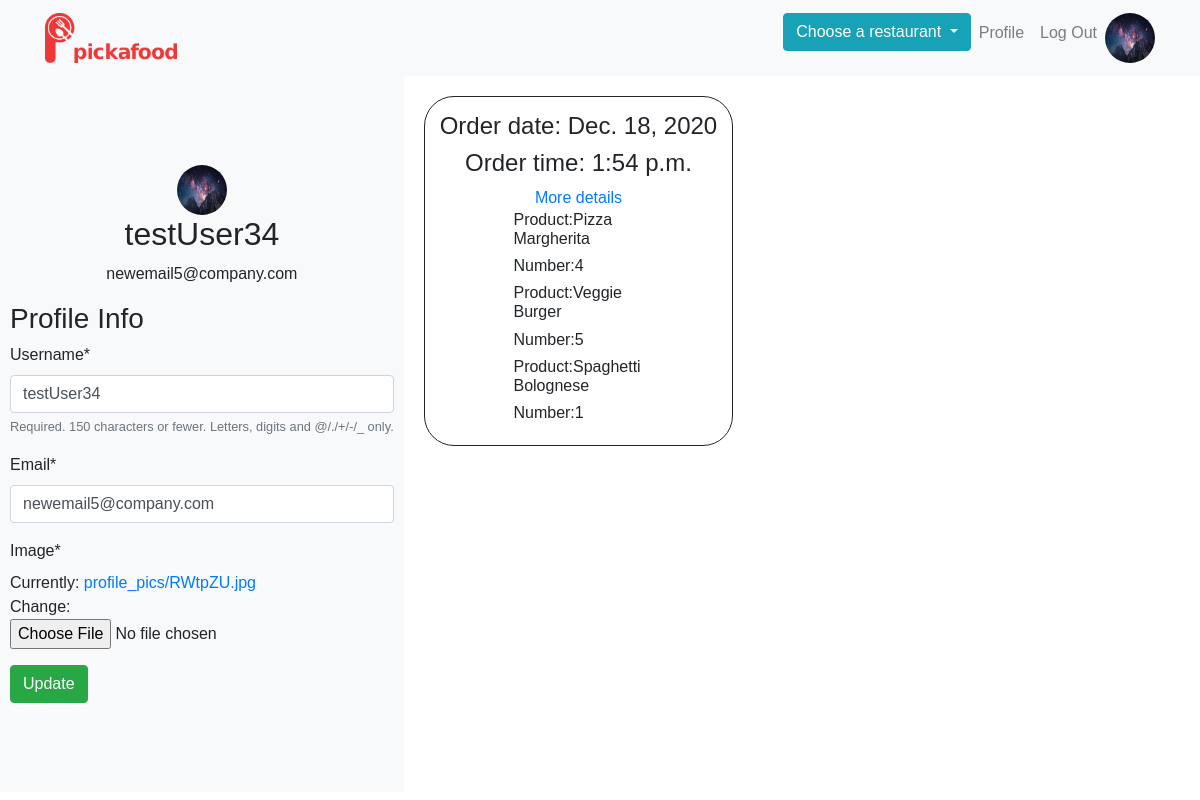
Page /profile/ (signed in) on the earlier database version.
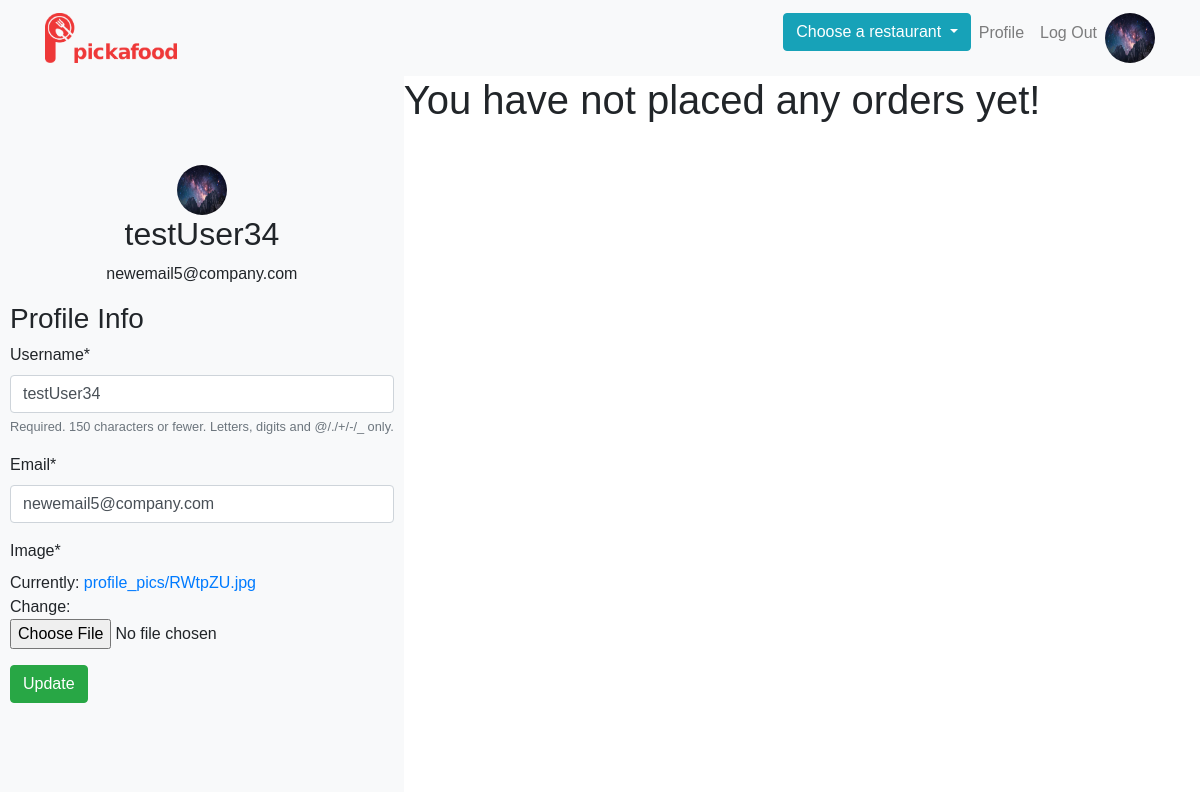
Same page on the later database version.
### app/models.py (models this page shows, shortened)
class Order(models.Model):
    date = models.DateField()
    time = models.TimeField()
    number_of_people = models.IntegerField()
    name = models.CharField(max_length=150)
    telephone_number = models.CharField(validators=[phone_regex],
                                        max_length=17,
                                        blank=True)
    email = models.EmailField()
    order_restaurant = models.ForeignKey(Restaurant, on_delete=models.DO_NOTHING)
    order_profile = models.ForeignKey(Profile, on_delete=models.DO_NOTHING)

class OrderItem(models.Model):
    name = models.ForeignKey(MenuItem, on_delete=models.DO_NOTHING)
    user_order = models.ForeignKey(Order, on_delete=models.DO_NOTHING)
    number_ordered = models.IntegerField()

class MenuItem(models.Model):
    name = models.CharField(max_length=255)
    description = models.TextField()
    category = models.ForeignKey(Category, on_delete=models.DO_NOTHING)
    restaurant = models.ForeignKey(Restaurant, on_delete=models.DO_NOTHING)
    image = models.ImageField(upload_to=upload_menu_image_destination, blank=True, null=True)
    price = models.DecimalField(max_digits=5, decimal_places=2)
    is_active = models.BooleanField(default=False)
    is_healthy = models.BooleanField(default=False)
    def __str__(self):
        return self.name

### users/views.py (the view)
# urls.py: path('profile/', user_views.profile, name='profile'),
@login_required
def profile(request):
    if request.method == 'POST':
        user_form = UserUpdateForm(request.POST, instance=request.user)
        profile_form = ProfileUpdateForm(request.POST, request.FILES,
                                         instance=request.user.profile)
        if user_form.is_valid() and profile_form.is_valid():
            user_form.save()
            profile_form.save()
            messages.success(request, f'Your account has been updated!')
            return redirect('profile')
    else:
        user_form = UserUpdateForm(instance=request.user)
        profile_form = ProfileUpdateForm(instance=request.user.profile)
    restaurants = Restaurant.objects.all()
    context = {
          'user_form': user_form,
          'profile_form': profile_form,
          'restaurants': restaurants,
    }
    if not request.user.profile.is_restaurant_admin_profile == '':
        restaurant_orders = [item for item in Order.objects.all() if get_restaurant_name(item.order_restaurant.name) == request.user.profile.is_restaurant_admin_profile]
        current = len(restaurant_orders)
        context['range'] = range(current)
        context['orders'] = restaurant_orders
        return render(request, 'users/admin_profile.html', context)
    else:
        user_order = Order.objects.filter(order_profile=request.user.profile)
        current = user_order.count()
        context['range'] = range(current)
        context['orders'] = user_order
        return render(request, 'users/common_profile.html', context)

### users/forms.py
class UserUpdateForm(forms.ModelForm):
    email = forms.EmailField()
    class Meta:
        model = User
        fields = [
            'username',
            'email',
        ]

class ProfileUpdateForm(forms.ModelForm):
    class Meta:
        model = Profile
        fields = [
            'image',
        ]

### users/models.py (called while the page is built)
    @property
    def is_restaurant_admin_profile(self):
        for item in RESTAURANT_NAMES:
            if not self.user.email.__str__().find(item) == -1:
                is_restaurant_admin_profile = item
                return is_restaurant_admin_profile
        return ''

### app/templates/users/common_profile.html
{% extends 'users/profile.html' %}
{% block is_admin %}
    {% if orders %}
        {% for order in orders %}
            <div
                    style="
              min-width: 150px;
              min-height: 150px;
              border-radius: 30px;
              border: 1px solid;
              display: flex;
              justify-content: center;
              align-items: center;
              flex-direction: column;
              margin: 20px;
              padding: 15px;
              box-sizing: border-box;
            "
            >
                <h4>Order date: {{ order.date }}</h4>
                <h4>Order time: {{ order.time }}</h4>
                <a href="#">More details</a>
                {% for ord in order.orderitem_set.all %}
                    <div>
                        <h6 style="
                                width: 130px;
                                word-wrap: break-word"
                        >Product:{{ ord.name }}</h6>
                        <h6 style="
                            width: 130px;
                            word-wrap: break-word;"
                        >Number:{{ ord.number_ordered }}</h6>
                    </div>
                {% endfor %}
            </div>
        {% endfor %}
    {% else %}
        <h1>You have not placed any orders yet!</h1>
    {% endif %}
{% endblock is_admin %}

Differences in the rows shown:
removed Order: date "Dec. 18, 2020", time "1:54 p.m."
removed OrderItem: name "Pizza Margherita", number_ordered "4"
removed OrderItem: name "Veggie Burger", number_ordered "5"
removed OrderItem: name "Spaghetti Bolognese", number_ordered "1"
Other differences:
text now shown: "You have not placed any orders yet!"
